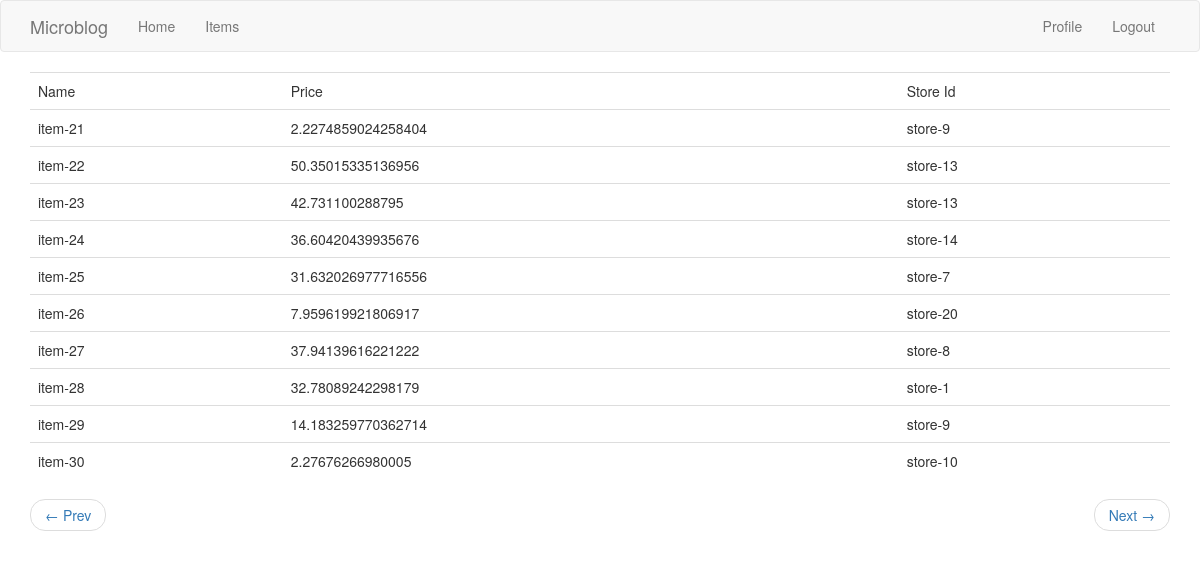
Page /itemspage?page=3 (signed in) on the committed database.
### app/mod_items/models.py (models this page shows, shortened)
class ItemModel(db.Model):
    __tablename__ = 'items'
    id = db.Column(db.Integer, primary_key=True)
    name = db.Column(db.String(40), index=True, unique=True)
    price = db.Column(db.Float(precision=2), nullable=False)
    store_id = db.Column(db.Integer, db.ForeignKey('stores.id'))
    store = db.relationship('StoreModel')

### app/mod_store/models.py (models this page shows, shortened)
class StoreModel(db.Model):
    __tablename__ = 'stores'
    id = db.Column(db.Integer, primary_key=True)
    name = db.Column(db.String(40), index=True, unique=True)
    items = db.relationship('ItemModel', lazy='dynamic')

### app/mod_items/views.py (the view)
@items_page.route('/itemspage')
@login_required
def items_show():
    page = request.args.get('page', 1, type=int)
    items = ItemModel.query.order_by(ItemModel.id.asc()).paginate(page, Config.ITEMS_PER_PAGE, False)
    next_url = url_for('items_page.items_show', page=items.next_num) \
        if items.has_next else None
    prev_url = url_for('items_page.items_show', page=items.prev_num) \
        if items.has_prev else None
    return render_template('items/items.html', title='Items page', items=items.items,
                          next_url=next_url, prev_url=prev_url)

### app/mod_user/models.py (called while the page is built)
    @login_manager.user_loader
    def load_user(user_id):
        return UserModel.query.get(int(user_id))

### app/templates/items/items.html
{% extends "base.html" %}
{% block app_content %}
    {% if not items %}
        <div>
            <p><b>No items found in data base</b></p>
        </div>
    {% else %}
        <div>
            <table class="table table-hover">
                    <tr>
                        <td>Name</td>
                        <td>Price</td>
                        <td>Store Id</td>
                    </tr>
            {% for item in items %}
                <tr>
                    {% include 'items/item.html' %}
                </tr>
            {% endfor %}
            </table>
        </div>
        <nav aria-label="...">
                    <ul class="pager">
                        <li class="previous{% if not prev_url %} disabled{% endif %}">
                            <a href="{{ prev_url or '#' }}">
                                <span aria-hidden="true">&larr;</span> Prev
                            </a>
                        </li>
                        <li class="next{% if not next_url %} disabled{% endif %}">
                            <a href="{{ next_url or '#' }}">
                                Next <span aria-hidden="true">&rarr;</span>
                            </a>
                        </li>
                    </ul>
                  </nav>
    {% endif %}
{% endblock %}

### app/templates/items/item.html
<td>{{ item.name }}</td>
<td>{{ item.price }}</td>
<td>{{ item.store.name }}</td>

### rows in the picture
ItemModel: name "item-21", price "2.2274859024258404", store.name "store-9"
ItemModel: name "item-22", price "50.35015335136956", store.name "store-13"
ItemModel: name "item-23", price "42.731100288795", store.name "store-13"
ItemModel: name "item-24", price "36.60420439935676", store.name "store-14"
ItemModel: name "item-25", price "31.632026977716556", store.name "store-7"
ItemModel: name "item-26", price "7.959619921806917", store.name "store-20"
ItemModel: name "item-27", price "37.94139616221222", store.name "store-8"
ItemModel: name "item-28", price "32.78089242298179", store.name "store-1"
ItemModel: name "item-29", price "14.183259770362714", store.name "store-9"
ItemModel: name "item-30", price "2.27676266980005", store.name "store-10"
